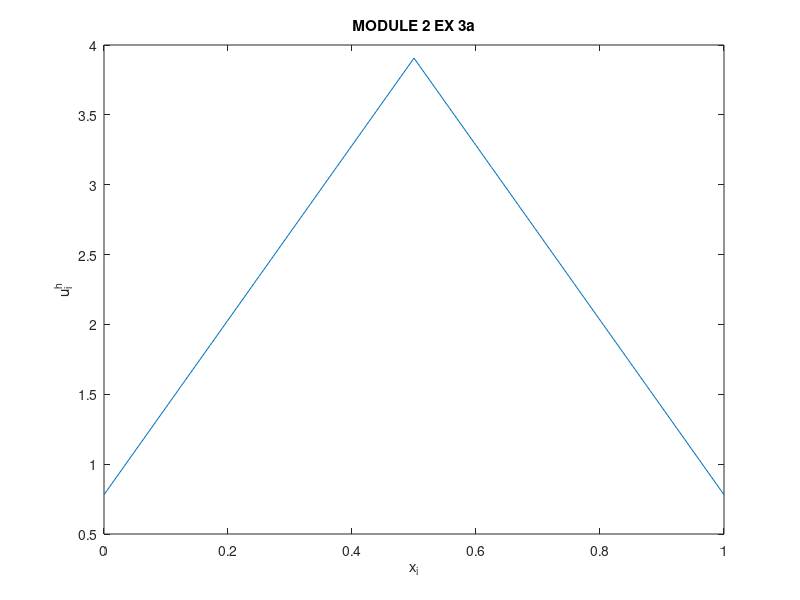
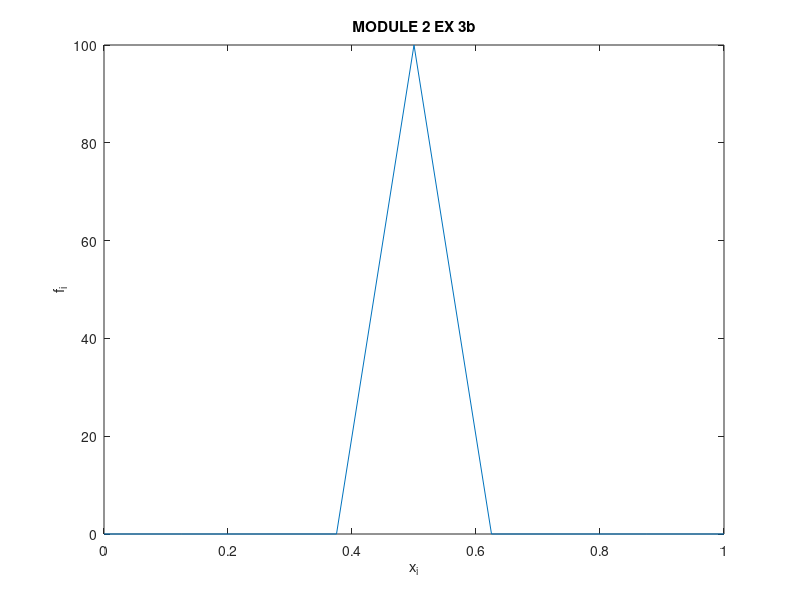

These charts were generated, in order, by the following MATLAB code:
%==============================================================================
% MOD2 4MC00 / Jelle Langedijk / TU/e
% V1.1 (C) 2020 Jelle Langedijk, all rights reserved
% https://github.com/JelleLa/templates/tree/master/MATLAB
%==============================================================================

%% PREREQUISITIES
clear all; close all; clear vars; clc;


 

%% VERTICAL LOAD
% f  = 10^(2)*e^(-1000*(x-(1)/(2))^(2))

h = 2^(-3);             %Step Size
L = 1;                  %Length of xi (See BC's: from 0 to 1)
xi = [0:h:L];
fi = 10.^(2)*exp(-1000*(xi-(1)/(2)).^(2));
b = fi';

%% MATRIX FILLER

N = length(xi) ;


A = zeros(N);

for i = 1:N
    A(i,i) = -2;
end   

for j = 1:N-1
    A(j,j+1) = +1;
end  

for k = 2:N
    A(k,k-1) = +1;
end 
    
%% SOLVE
Ah = (-1)/(h^(2)).*A ;  %Ah Matrix

U = Ah\b;

%% MIDPOINT DISPLACEMENT

mid = ceil(length(xi)/2);
disp = b(mid) - U(mid);



%% PLOTS

figure(1)
plot(xi , U) ;
xlabel("x_i") ;
ylabel("u^h_i") ;
title("MODULE 2 EX 3a") ;

figure(2)
plot(xi , fi) ;
xlabel("x_i") ;
ylabel("f_i") ;
title("MODULE 2 EX 3b") ;


